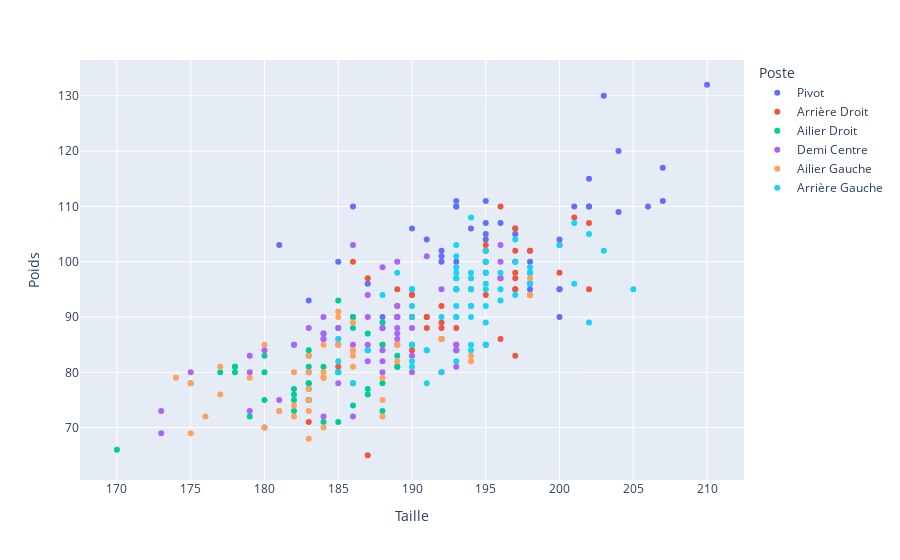

The notebook cell saved with this chart:
### Markdown cell above
A l'issu d'un travail de nettoyage et de présentation des données recueillies, une analyse descriptive s'est imposée pour comprendre la structure des données et s'assurer de l'intérêt de notre intuition initiale. 
Il apparaît en effet que les morphologies des joueurs sont plus proches les unes des autres que ce que nous estimions. Notre pratique du handball amateur permet à des physiques plus petits et plus légers d'avoir une place dans les équipes amateurs. Cependant, le niveau professionnel permet une sélection plus forte sur les physiques et ne donne une place dans les équipes qu'à des joueurs particulièrement athlétiques.
La disparité que nous présumions entre les postes n'est donc pas aussi marquée. Néanmoins une première projection du nuage des joueurs selon le poids et la taille permet d'identifier certains groupes.

### Code cell
## Statistiques descriptives des données morphologiques

# à modifier pour ne garder que les graphiques qu'on juge pertinent

from Stat_desc import *

# Boite à moustache du poids selon le poste
Boxplot_poids(DF_joueur_rapport_nettoye)
afficher_violinplot(DF_joueur_rapport_nettoye,y='Poids')

# Boite à moustache de la taille selon le poste
Boxplot_taille(DF_joueur_rapport_nettoye)
afficher_violinplot(DF_joueur_rapport_nettoye,y='Taille')


# Représentation des joueurs sur le plan Taille, Poids
Visualisation_Taille_Poids(DF_joueur_rapport_nettoye)
# Avec Regression
afficher_regression_par_poste(DF_joueur_rapport_nettoye)

# Nuage de points avec toutes les infos
scatter_plot(DF_joueur_rapport_nettoye,"Taille","Poids", ["Nom", "Âge", "IMC"])

# Nuage et droite de regression de y sur x
nuage_droite(DF_joueur_rapport_nettoye, x='Taille',y='Poids')

### Figure 1 — Plotly figure (JSON) as saved in the notebook; plotly's stock layout.template omitted (floating-point values rounded to 4 significant figures; data arrays with more than 128 entries replaced by an {"elided": "..."} marker saying what was removed)
{"data": [{"customdata": {"elided": "57x3 mixed values"}, "hovertemplate": "Poste=Pivot<br>Taille=%{x}<br>Poids=%{y}<br>Nom=%{customdata[0]}<br>Âge=%{customdata[1]}<br>IMC=%{customdata[2]}<extra></extra>", "legendgroup": "Pivot", "marker": {"color": "#636efa", "symbol": "circle"}, "mode": "markers", "name": "Pivot", "orientation": "v", "showlegend": true, "type": "scatter", "x": [207, 194, 198, 186, 191, 201, 192, 193, 194, 206, 200, 185, 193, 193, 204, 195, 204, 195, 200, 181, 202, 195, 207, 190, 187, 192, 197, 193, 197, 193, 195, 202, 198, 184, 193, 183, 210, 198, 186, 202, 203, 200, 192, 197, 200, 187, 195, 198, 196, 189, 188, 198, 200, 188, 190, 195, 197], "xaxis": "x", "y": [117, 106, 95, 90, 104, 110, 100, 95, 95, 110, 95, 100, 95, 110, 120, 111, 109, 105, 103, 103, 115, 107, 111, 106, 84, 102, 105, 110, 106, 100, 104, 110, 102, 86, 111, 93, 132, 100, 110, 110, 130, 104, 101, 100, 90, 96, 85, 98, 107, 81, 90, 96, 95, 88, 95, 98, 95], "yaxis": "y"}, {"customdata": {"elided": "44x3 mixed values"}, "hovertemplate": "Poste=Arrière Droit<br>Taille=%{x}<br>Poids=%{y}<br>Nom=%{customdata[0]}<br>Âge=%{customdata[1]}<br>IMC=%{customdata[2]}<extra></extra>", "legendgroup": "Arrière Droit", "marker": {"color": "#EF553B", "symbol": "circle"}, "mode": "markers", "name": "Arrière Droit", "orientation": "v", "showlegend": true, "type": "scatter", "x": [189, 197, 197, 188, 190, 191, 202, 190, 190, 195, 195, 192, 190, 197, 196, 189, 190, 197, 196, 190, 195, 191, 192, 202, 201, 198, 189, 196, 197, 192, 189, 195, 193, 193, 200, 198, 187, 187, 191, 183, 185, 186, 197, 192], "xaxis": "x", "y": [95, 98, 97, 85, 90, 88, 95, 90, 94, 102, 94, 88, 84, 102, 97, 90, 85, 95, 110, 94, 103, 90, 92, 107, 108, 102, 85, 86, 106, 86, 92, 100, 85, 88, 98, 94, 97, 65, 90, 71, 81, 100, 83, 89], "yaxis": "y"}, {"customdata": {"elided": "46x3 mixed values"}, "hovertemplate": "Poste=Ailier Droit<br>Taille=%{x}<br>Poids=%{y}<br>Nom=%{customdata[0]}<br>Âge=%{customdata[1]}<br>IMC=%{customdata[2]}<extra></extra>", "legendgroup": "Ailier Droit", "marker": {"color": "#00cc96", "symbol": "circle"}, "mode": "markers", "name": "Ailier Droit", "orientation": "v", "showlegend": true, "type": "scatter", "x": [182, 187, 178, 188, 185, 178, 180, 180, 177, 183, 193, 186, 178, 185, 189, 182, 187, 183, 184, 180, 182, 179, 183, 182, 184, 193, 183, 185, 188, 186, 170, 189, 182, 187, 183, 186, 183, 184, 175, 188, 180, 183, 185, 188, 185, 183], "xaxis": "x", "y": [73, 76, 81, 85, 88, 80, 80, 83, 80, 78, 84, 88, 81, 93, 81, 77, 87, 81, 71, 75, 85, 72, 83, 76, 81, 84, 75, 80, 89, 90, 66, 83, 75, 77, 78, 74, 84, 87, 78, 73, 70, 75, 80, 78, 71, 77], "yaxis": "y"}, {"customdata": {"elided": "52x3 mixed values"}, "hovertemplate": "Poste=Demi Centre<br>Taille=%{x}<br>Poids=%{y}<br>Nom=%{customdata[0]}<br>Âge=%{customdata[1]}<br>IMC=%{customdata[2]}<extra></extra>", "legendgroup": "Demi Centre", "marker": {"color": "#ab63fa", "symbol": "circle"}, "mode": "markers", "name": "Demi Centre", "orientation": "v", "showlegend": true, "type": "scatter", "x": [187, 188, 187, 182, 185, 173, 189, 187, 189, 185, 186, 191, 189, 188, 189, 189, 192, 189, 179, 196, 196, 184, 179, 188, 184, 189, 193, 183, 175, 186, 186, 194, 193, 180, 196, 183, 185, 190, 184, 184, 192, 190, 188, 188, 190, 187, 179, 186, 181, 173, 190, 193], "xaxis": "x", "y": [94, 88, 85, 85, 88, 73, 92, 82, 90, 85, 72, 101, 88, 82, 100, 87, 80, 86, 83, 103, 97, 90, 80, 99, 72, 90, 85, 88, 80, 78, 103, 92, 81, 84, 100, 80, 78, 80, 87, 86, 95, 83, 80, 84, 88, 90, 73, 85, 75, 69, 85, 84], "yaxis": "y"}, {"customdata": {"elided": "46x3 mixed values"}, "hovertemplate": "Poste=Ailier Gauche<br>Taille=%{x}<br>Poids=%{y}<br>Nom=%{customdata[0]}<br>Âge=%{customdata[1]}<br>IMC=%{customdata[2]}<extra></extra>", "legendgroup": "Ailier Gauche", "marker": {"color": "#FFA15A", "symbol": "circle"}, "mode": "markers", "name": "Ailier Gauche", "orientation": "v", "showlegend": true, "type": "scatter", "x": [177, 186, 182, 184, 198, 180, 194, 194, 186, 175, 189, 185, 185, 192, 185, 183, 188, 180, 185, 176, 183, 179, 182, 198, 183, 177, 188, 186, 183, 194, 186, 181, 186, 184, 183, 183, 186, 189, 184, 181, 175, 182, 174, 184, 188, 184], "xaxis": "x", "y": [76, 83, 74, 79, 94, 85, 82, 83, 81, 78, 85, 91, 90, 86, 86, 83, 79, 70, 85, 72, 75, 79, 80, 97, 80, 81, 72, 89, 77, 97, 84, 73, 84, 80, 73, 68, 84, 82, 79, 73, 69, 72, 79, 85, 75, 70], "yaxis": "y"}, {"customdata": {"elided": "66x3 mixed values"}, "hovertemplate": "Poste=Arrière Gauche<br>Taille=%{x}<br>Poids=%{y}<br>Nom=%{customdata[0]}<br>Âge=%{customdata[1]}<br>IMC=%{customdata[2]}<extra></extra>", "legendgroup": "Arrière Gauche", "marker": {"color": "#19d3f3", "symbol": "circle"}, "mode": "markers", "name": "Arrière Gauche", "orientation": "v", "showlegend": true, "type": "scatter", "x": [193, 190, 194, 191, 193, 195, 194, 193, 194, 188, 193, 185, 192, 205, 190, 194, 189, 195, 195, 194, 190, 194, 195, 190, 203, 195, 193, 200, 195, 187, 201, 197, 195, 193, 197, 190, 193, 196, 191, 196, 198, 195, 185, 194, 190, 196, 195, 193, 202, 185, 193, 198, 197, 193, 193, 190, 198, 193, 194, 186, 195, 201, 194, 202, 191, 192], "xaxis": "x", "y": [101, 85, 98, 84, 90, 102, 95, 99, 108, 94, 92, 86, 90, 95, 82, 97, 98, 100, 85, 85, 90, 95, 92, 85, 102, 100, 103, 103, 85, 84, 107, 104, 95, 95, 94, 92, 95, 98, 78, 95, 96, 96, 82, 84, 95, 93, 98, 98, 105, 80, 97, 99, 100, 82, 97, 81, 98, 90, 90, 78, 89, 96, 92, 89, 84, 80], "yaxis": "y"}], "layout": {"legend": {"title": {"text": "Poste"}, "tracegroupgap": 0}, "margin": {"t": 60}, "xaxis": {"anchor": "y", "domain": [0, 1], "title": {"text": "Taille"}}, "yaxis": {"anchor": "x", "domain": [0, 1], "title": {"text": "Poids"}}}}
